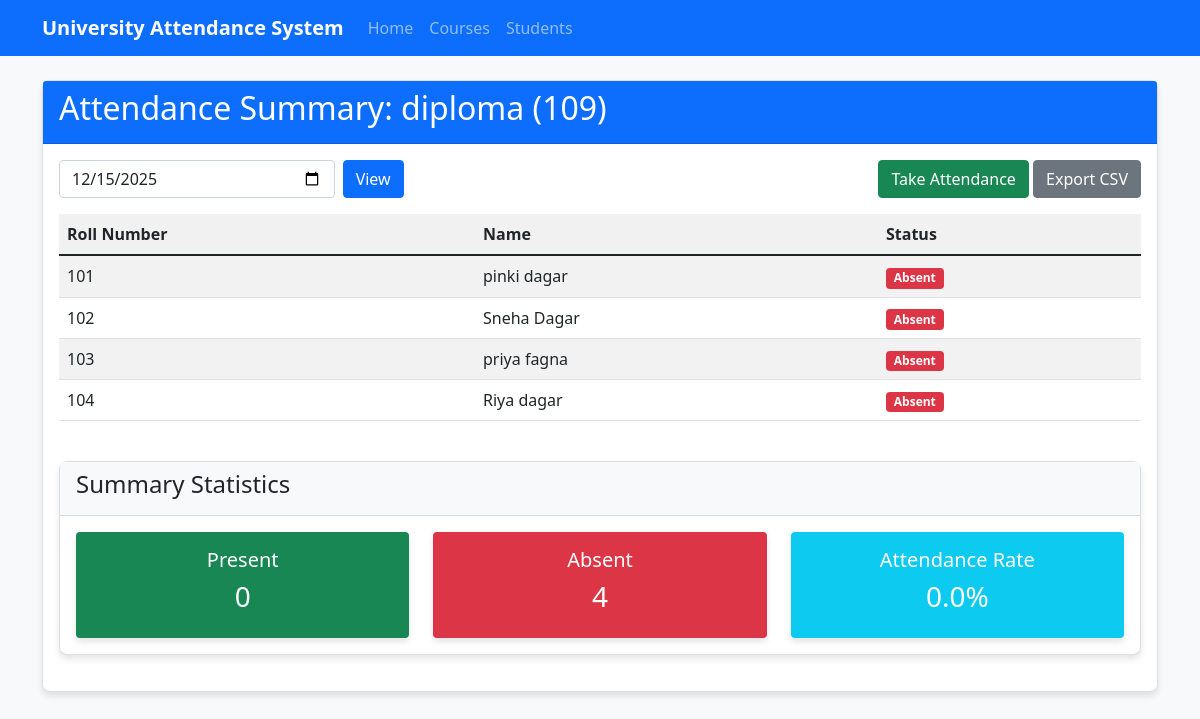
The page /attendance_summary/3 on the database its author committed.
### tables this page shows
CREATE TABLE courses (
        id INTEGER PRIMARY KEY AUTOINCREMENT,
        course_code TEXT NOT NULL UNIQUE,
        course_name TEXT NOT NULL
    );

CREATE TABLE students (
        id INTEGER PRIMARY KEY AUTOINCREMENT,
        student_id TEXT NOT NULL UNIQUE,
        first_name TEXT NOT NULL,
        last_name TEXT NOT NULL,
        face_encoding TEXT
    );

### attendance_system/app.py (the view)
@app.route('/attendance_summary/<int:course_id>', methods=['GET'])
def attendance_summary(course_id):
    date = request.args.get('date', datetime.now().strftime('%Y-%m-%d'))
    conn = get_db_connection()
    course = conn.execute('SELECT * FROM courses WHERE id = ?', (course_id,)).fetchone()
    attendance_data = conn.execute('''
        SELECT s.id, s.student_id as roll_number, s.first_name, s.last_name, a.status
        FROM students s
        LEFT JOIN attendance a ON s.id = a.student_id AND a.course_id = ? AND a.date = ?
        ORDER BY s.student_id
    ''', (course_id, date)).fetchall()
    conn.close()
    return render_template('attendance_summary.html',
                          course=course,
                          date=date,
                          attendance_data=attendance_data)

### attendance_system/database/db_utils.py (called while the page is built)
def get_db_connection():
    conn = sqlite3.connect('attendance.db')
    conn.row_factory = sqlite3.Row
    return conn

### attendance_system/templates/attendance_summary.html (shortened to what this page needs)
{% extends "base.html" %}
{% block content %}
<div class="card">
    <div class="card-header bg-primary text-white">
        <h2>Attendance Summary: {{ course.course_name }} ({{ course.course_code }})</h2>
    </div>
    <div class="card-body">
        <div class="row mb-3">
            <div class="col-md-4">
                <form class="d-flex" method="get">
                    <input type="date" class="form-control me-2" id="date" name="date" value="{{ date }}">
                    <button type="submit" class="btn btn-primary">View</button>
                </form>
            </div>
            <div class="col-md-8 text-end">
                <a href="/take_attendance/{{ course.id }}" class="btn btn-success">Take Attendance</a>
                <button id="exportBtn" class="btn btn-secondary">Export CSV</button>
            </div>
        </div>
        <div class="table-responsive">
            <table class="table table-striped" id="summaryTable">
                <thead>
                    <tr>
                        <th>Roll Number</th>
                        <th>Name</th>
                        <th>Status</th>
                    </tr>
                </thead>
                <tbody>
                    {% for record in attendance_data %}
                    <tr>
                        <td>{{ record.roll_number }}</td>
                        <td>{{ record.first_name }} {{ record.last_name }}</td>
                        <td>
                            {% if record.status == 'present' %}
                            <span class="badge bg-success">Present</span>
                            {% elif record.status %}
                            <span class="badge bg-warning">{{ record.status }}</span>
                            {% else %}
                            <span class="badge bg-danger">Absent</span>
                            {% endif %}
                        </td>
                    </tr>
                    {% else %}
                    <tr>
                        <td colspan="3" class="text-center">No attendance records found for this date.</td>
                    </tr>
                    {% endfor %}
                </tbody>
            </table>
        </div>
        <div class="card mt-4">
            <div class="card-header bg-light">
                <h4>Summary Statistics</h4>
            </div>
            <div class="card-body">
                <div class="row">
                    <div class="col-md-4">
                        <div class="stats-card bg-success text-white p-3 rounded">
                            <h5>Present</h5>
                            <h3 id="presentCount">{{ attendance_data|selectattr('status', 'equalto', 'present')|list|length }}</h3>
                        </div>
                    </div>
                    <div class="col-md-4">
                        <div class="stats-card bg-danger text-white p-3 rounded">
                            <h5>Absent</h5>
                            <h3 id="absentCount">{{ attendance_data|selectattr('status', 'none')|list|length }}</h3>
                        </div>
                    </div>
                    <div class="col-md-4">
                        <div class="stats-card bg-info text-white p-3 rounded">
                            <h5>Attendance Rate</h5>
                            <h3 id="attendanceRate">
                                {% set present_count = attendance_data|selectattr('status', 'equalto', 'present')|list|length %}
                                {% set total_count = attendance_data|length %}
                                {% if total_count > 0 %}
                                    {{ (present_count / total_count * 100)|round(1) }}%
                                {% else %}
                                    0%
                                {% endif %}
                            </h3>
                        </div>
                    </div>
                </div>
            </div>
        </div>
    </div>
</div>
{% endblock %}

### attendance_system/static/css/styles.css (style rules this page uses)
body { background-color: #f8f9fa; }
.card { border-radius: 8px; box-shadow: 0 4px 6px rgba(0, 0, 0, 0.1); margin-bottom: 20px; }
.card-header { border-radius: 8px 8px 0 0; }
.stats-card { text-align: center; border-radius: 8px; box-shadow: 0 4px 6px rgba(0, 0, 0, 0.1); transition: transform 0.3s; }
.table { background-color: white; }
.table th { background-color: #f1f1f1; }
.btn { border-radius: 4px; }

### rows shown on the page
courses: course_name "diploma", course_code "109"
students: roll_number "101", first_name "pinki", last_name "dagar"
students: roll_number "102", first_name "Sneha", last_name "Dagar"
students: roll_number "103", first_name "priya", last_name "fagna"
students: roll_number "104", first_name "Riya", last_name "dagar"

### other values the page prints
{{ attendance_data|selectattr('status', 'equalto', 'present')|list|length }} "0"
{{ attendance_data|selectattr('status', 'none')|list|length }} "4"
{{ (present_count / total_count * 100)|round(1) }} "0.0"
